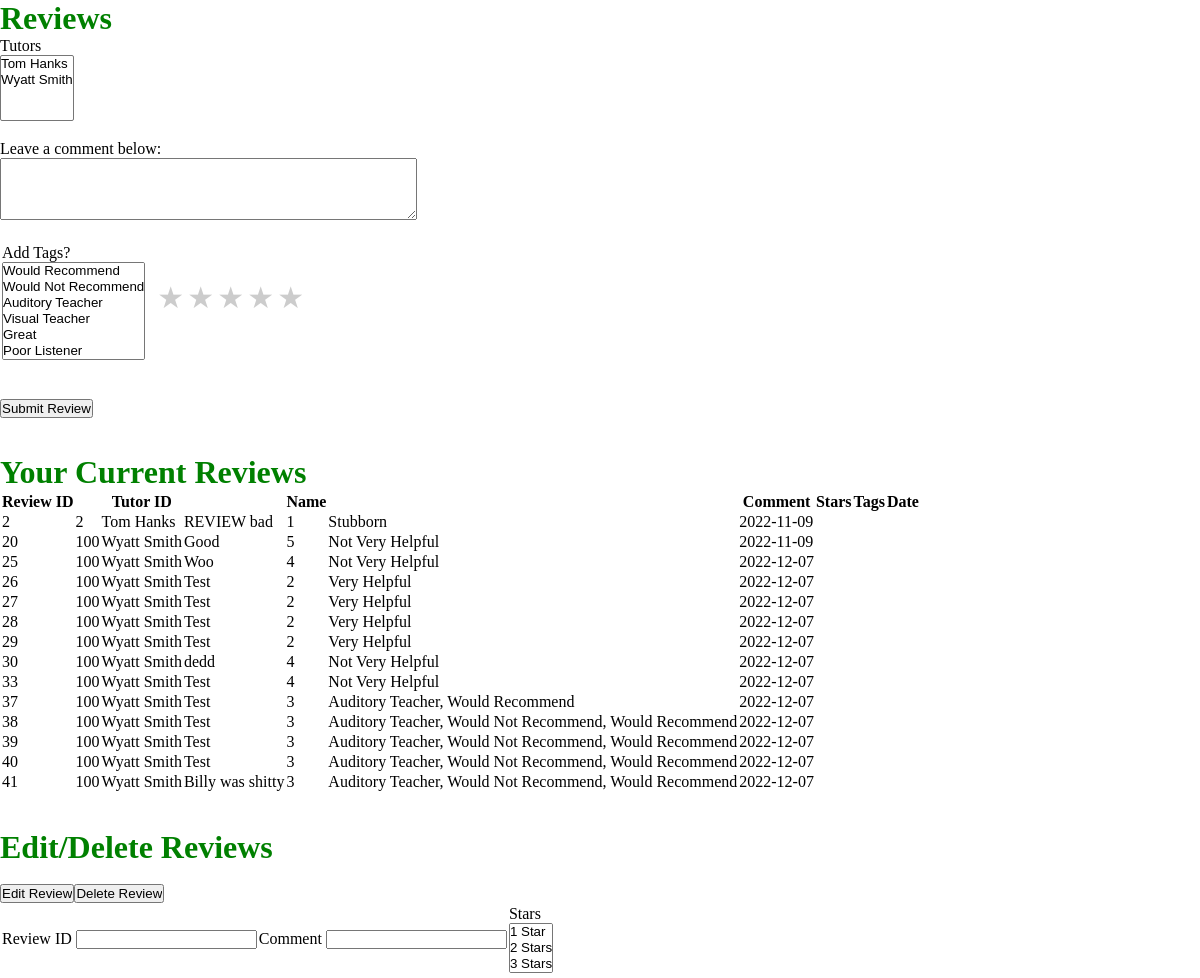
/review.php?user_id=1, run on an earlier commit of the app's database.
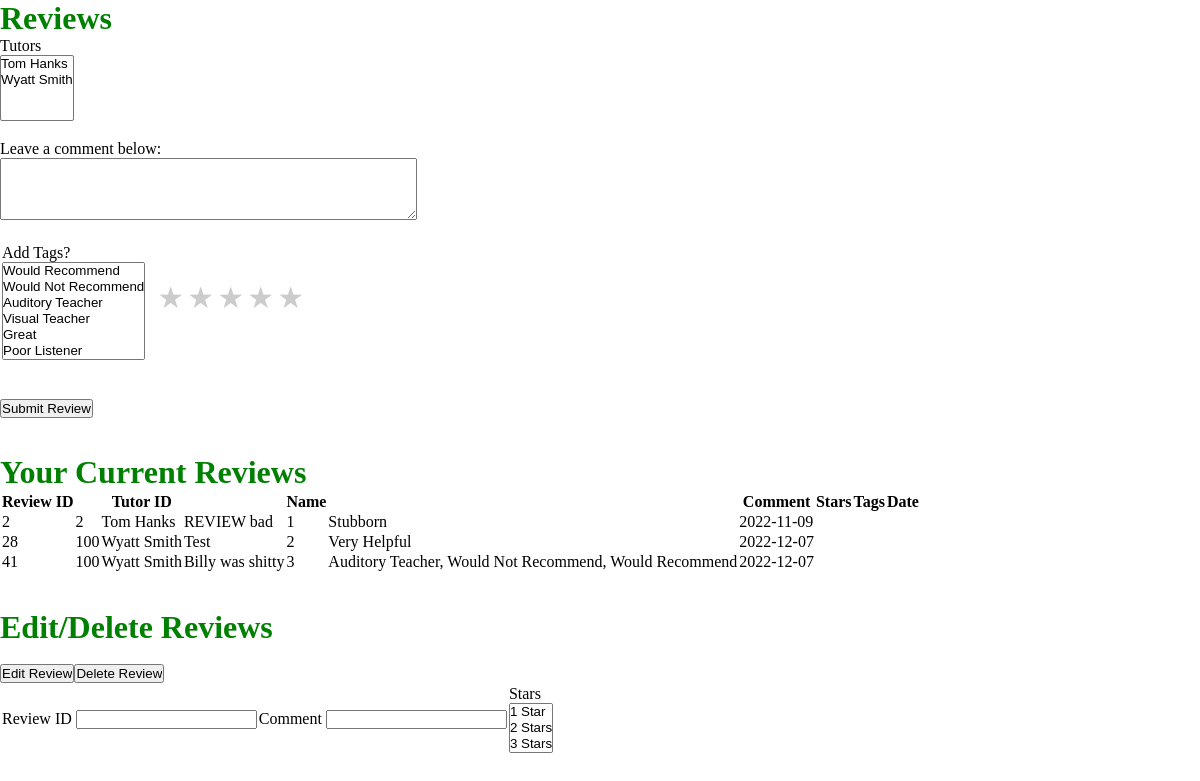
And on a later commit of the database.
### tables this page shows
CREATE TABLE `review` (
  `REVIEW_ID` int(50) NOT NULL,
  `COMMENT` varchar(100) NOT NULL,
  `STARS` int(1) NOT NULL,
  `TUTOR_ID` int(50) NOT NULL,
  `STUDENT_ID` int(50) NOT NULL,
  `DATE` date NOT NULL
);

### review.php (the view, shortened to what this page needs)
<?php
    $user_id = $_GET['user_id'];
    $db_host = 'localhost';
    $db_user = 'root';
    $db_password = 'root';
    $db_db = 'tutor_app';
    $conn = new mysqli($db_host, $db_user, $db_password, $db_db);
    $user_reviews = ($conn->query("SELECT * FROM `all_reviews` WHERE `STUDENT_ID`=$user_id"));
    $all_tags = $conn->query("SELECT * FROM `tag`");
    $all_tutors = $conn->query("SELECT * FROM `user` WHERE IS_TUTOR = 1");
?>
<!DOCTYPE html>
<html>
<head><link rel="stylesheet" href="review.css"></head>
<body>
<h1>Reviews</h1>
<p>
    <form action="" method="post">
        <?php
            echo "<label>Tutors</label>";
            echo "<br>";
            echo "<select name=\"tutor\" size=\"4\">";
            foreach($all_tutors as $tutor)
                echo "<option value=".$tutor['USER_ID'].">".$tutor['F_NAME']." ".$tutor['L_NAME']."</option>";
            echo "</select>";
        ?>
        <br><br>
        <p><label>Leave a comment below:</label></p>
        <textarea name="body" rows="4" cols="50"></textarea>
        <br><br>
        <table>
            <tr><td>
            <?php
                echo "<label>Add Tags?</label>";
                echo "<br>";
                echo "<select name=\"tags[]\" size=\"6\" multiple>";
                foreach($all_tags as $tag)
                    echo "<option value=".$tag['TAG_ID'].">".$tag['NAME']."</option>";
                echo "</select>";
            ?>
            </td>
            <td>
            <div class="rate">
                <label for="star5" title="text">5 stars</label>
                <label for="star4" title="text">4 stars</label>
                <label for="star3" title="text">3 stars</label>
                <label for="star2" title="text">2 stars</label>
                <label for="star1" title="text">1 star</label>
            </div>
            </td></tr>
        </table>
        <br><br>
        <input name="submitBtn" type="submit" value="Submit Review"/>
    </form>
    <br><br>
    <h1>Your Current Reviews</h1>
    <?php
        echo "<table>";
        echo "<tr>";
        echo "<th>Review ID<th>";
        echo "<th>Tutor ID<th>";
        echo "<th>Name<th>";
        echo "<th>Comment</th>";
        echo "<th>Stars</th>";
        echo "<th>Tags</th>";
        echo "<th>Date</th>";
        echo "</tr>";
        foreach($user_reviews as $review) {
            echo "<tr>";
            echo "<td>".$review['REVIEW_ID']."</td>";
            echo "<td>".$review['TUTOR_ID']."</td>";
            echo "<td>".$review['NAME']."</td>";
            echo "<td>".$review['COMMENT']."</td>";
            echo "<td>".$review['STARS']."</td>";
            echo "<td>".$review['TAGS']."</td>";
            echo "<td>".$review['DATE']."</td>";
            echo "</tr>";
        }
        echo "</table>";
    ?>
    <br><br>
    <h1>Edit/Delete Reviews</h1>
    <br>
    <form action="" method="post">
    <table>
        <tr>
            <td><label title="text">Review ID</label>
                <input type="text" name="review_id"/></td>
            <td><label title="text">Comment</label>
                <input type="text" name="comment"/></td>
            <td>
                <?php
                    echo "<label>Stars</label>";
                    echo "<br>";
                    echo "<select name=\"stars\" size=\"3\">";
                    echo "<option value=1>1 Star</option>";
                    echo "<option value=2>2 Stars</option>";
                    echo "<option value=3>3 Stars</option>";
                    echo "<option value=4>4 Stars</option>";
                    echo "</select>";
                ?>
            </td>
        </tr>
        <tr>
            <input name="editBtn" type="submit" value="Edit Review"/>
            <input name="deleteBtn" type="submit" value="Delete Review"/>
        </tr>
    </table>
    </form>
</p>
</body>
</html>

### review.css (style rules this page uses)
* { margin: 0; padding: 0; }
.rate { float: left; height: 46px; padding: 0 10px; }
.rate:not(:checked) > label { float:right; width:1em; overflow:hidden; white-space:nowrap; cursor:pointer; font-size:30px; color:#ccc; }
.rate:not(:checked) > label:before { content: '★ '; }

### review.php (style rules this page uses)
h1 { color: green; }

What changed in the data, as far as the page shows it:
removed review: REVIEW_ID "20", TUTOR_ID "100", NAME "Wyatt Smith", COMMENT "Good", STARS "5", TAGS "Not Very Helpful", DATE "2022-11-09"
removed review: REVIEW_ID "25", TUTOR_ID "100", NAME "Wyatt Smith", COMMENT "Woo", STARS "4", TAGS "Not Very Helpful", DATE "2022-12-07"
removed review: REVIEW_ID "26", TUTOR_ID "100", NAME "Wyatt Smith", COMMENT "Test", STARS "2", TAGS "Very Helpful", DATE "2022-12-07"
removed review: REVIEW_ID "27", TUTOR_ID "100", NAME "Wyatt Smith", COMMENT "Test", STARS "2", TAGS "Very Helpful", DATE "2022-12-07"
removed review: REVIEW_ID "29", TUTOR_ID "100", NAME "Wyatt Smith", COMMENT "Test", STARS "2", TAGS "Very Helpful", DATE "2022-12-07"
removed review: REVIEW_ID "30", TUTOR_ID "100", NAME "Wyatt Smith", COMMENT "dedd", STARS "4", TAGS "Not Very Helpful", DATE "2022-12-07"
removed review: REVIEW_ID "33", TUTOR_ID "100", NAME "Wyatt Smith", COMMENT "Test", STARS "4", TAGS "Not Very Helpful", DATE "2022-12-07"
removed review: REVIEW_ID "37", TUTOR_ID "100", NAME "Wyatt Smith", COMMENT "Test", STARS "3", TAGS "Auditory Teacher, Would Recommend", DATE "2022-12-07"
removed review: REVIEW_ID "38", TUTOR_ID "100", NAME "Wyatt Smith", COMMENT "Test", STARS "3", TAGS "Auditory Teacher, Would Not Recommend, Would Recommend", DATE "2022-12-07"
removed review: REVIEW_ID "39", TUTOR_ID "100", NAME "Wyatt Smith", COMMENT "Test", STARS "3", TAGS "Auditory Teacher, Would Not Recommend, Would Recommend", DATE "2022-12-07"
removed review: REVIEW_ID "40", TUTOR_ID "100", NAME "Wyatt Smith", COMMENT "Test", STARS "3", TAGS "Auditory Teacher, Would Not Recommend, Would Recommend", DATE "2022-12-07"
